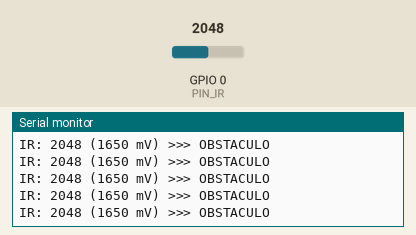
Recording of a sketch running on a simulated ESP32-C3. On the bench: the last lines printed to the serial monitor. Inputs (shaded band) come from the test bench; at power-on: GPIO 0 (PIN_IR) = 2048 (analog values on the 0–4095 scale).

Above: at 2.2 s.
2.3 s: GPIO 0 (PIN_IR) set to 3727
At 2.44 s:
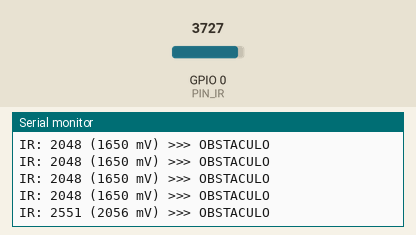
3.8 s: GPIO 0 (PIN_IR) set to 3837
At 4.05 s:
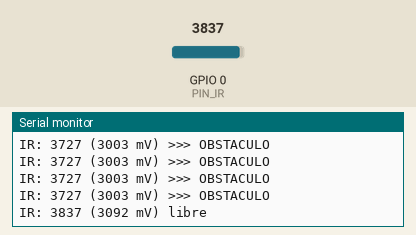
Timing chart, 0 to 6.8 s (numbered marks = the images above; inputs shaded):
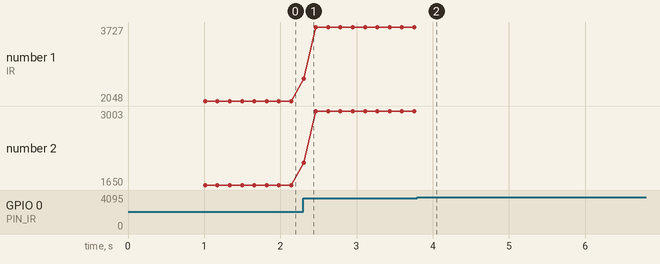

Measured:
- the behaviour switches between 3799 and 3800 on GPIO 0 (PIN_IR) (found by bisection; images 1 and 2)
- after the input at 2.3 s, the serial monitor: prints a new line at once (image 1)
- after the input at 3.8 s, the serial monitor: prints a new line after 0.12 s (image 2)
- plotted number 1: 2048 → 3727 after the input at 2.3 s
- plotted number 2: 1650 → 3003 after the input at 2.3 s

The sketch:

test04_sensor_ir.ino
```cpp
// ============================================================
// TEST 04 - SENSOR INFRARROJO ANALOGICO (ESP32-C3 Super Mini)
// - Sensor IR analogico en GPIO0 (ADC1_CH0), alimentado a 3V3.
// - El sensor es PULL-UP: sin obstaculo la salida queda ALTA
//   (lectura alta, ~4095) y baja al acercarse un obstaculo.
//   Por eso el default es dir = -1 (obstaculo si lectura < umbral).
// - Muestra lectura cruda (0-4095) y mV cada 200 ms y marca
//   OBSTACULO segun umbral y direccion configurables por Serial.
// - Comandos: 'u<valor>' umbral | 'd1' / 'd-1' direccion | help
// ============================================================
#define PIN_IR 0
#define N_MUESTRAS 10

int umbral = 3800;  // default sensible: < 3800 ya es obstaculo
int dir = -1;       // sensor pull-up: obstaculo si lectura < umbral

void setup() {
  Serial.begin(115200);
  delay(1000);
  analogReadResolution(12);
  Serial.println("TEST04: SENSOR IR (GPIO0)");
  Serial.println("Comandos: u<valor> umbral | d1 / d-1 direccion | help");
}

int leerIR() {
  long s = 0;
  for (int i = 0; i < N_MUESTRAS; i++) {
    s += analogRead(PIN_IR);
    delay(1);
  }
  return s / N_MUESTRAS;
}

void procesarSerial() {
  static String in = "";
  while (Serial.available()) {
    char c = Serial.read();
    if (c == '\n' || c == '\r') {
      in.trim();
      in.toLowerCase();
      if (in == "help") {
        Serial.println("u<valor> = umbral | d1 / d-1 = direccion | help");
      } else if (in.startsWith("u")) {
        umbral = in.substring(1).toInt();
        Serial.println("Umbral = " + String(umbral));
      } else if (in == "d1") {
        dir = 1;
        Serial.println("Dir = 1 (obstaculo si lectura > umbral)");
      } else if (in == "d-1") {
        dir = -1;
        Serial.println("Dir = -1 (obstaculo si lectura < umbral)");
      } else if (in.length() > 0) {
        Serial.println("Comando no reconocido. Escribir 'help'.");
      }
      in = "";
    } else {
      in += c;
    }
  }
}

void loop() {
  int raw = leerIR();
  bool obst = (dir == 1) ? (raw > umbral) : (raw < umbral);
  Serial.println("IR: " + String(raw) + " (" + String(raw * 3300.0f / 4095.0f, 0) + " mV) " +
                 (obst ? ">>> OBSTACULO" : "libre"));
  procesarSerial();
  delay(150);
}
```
